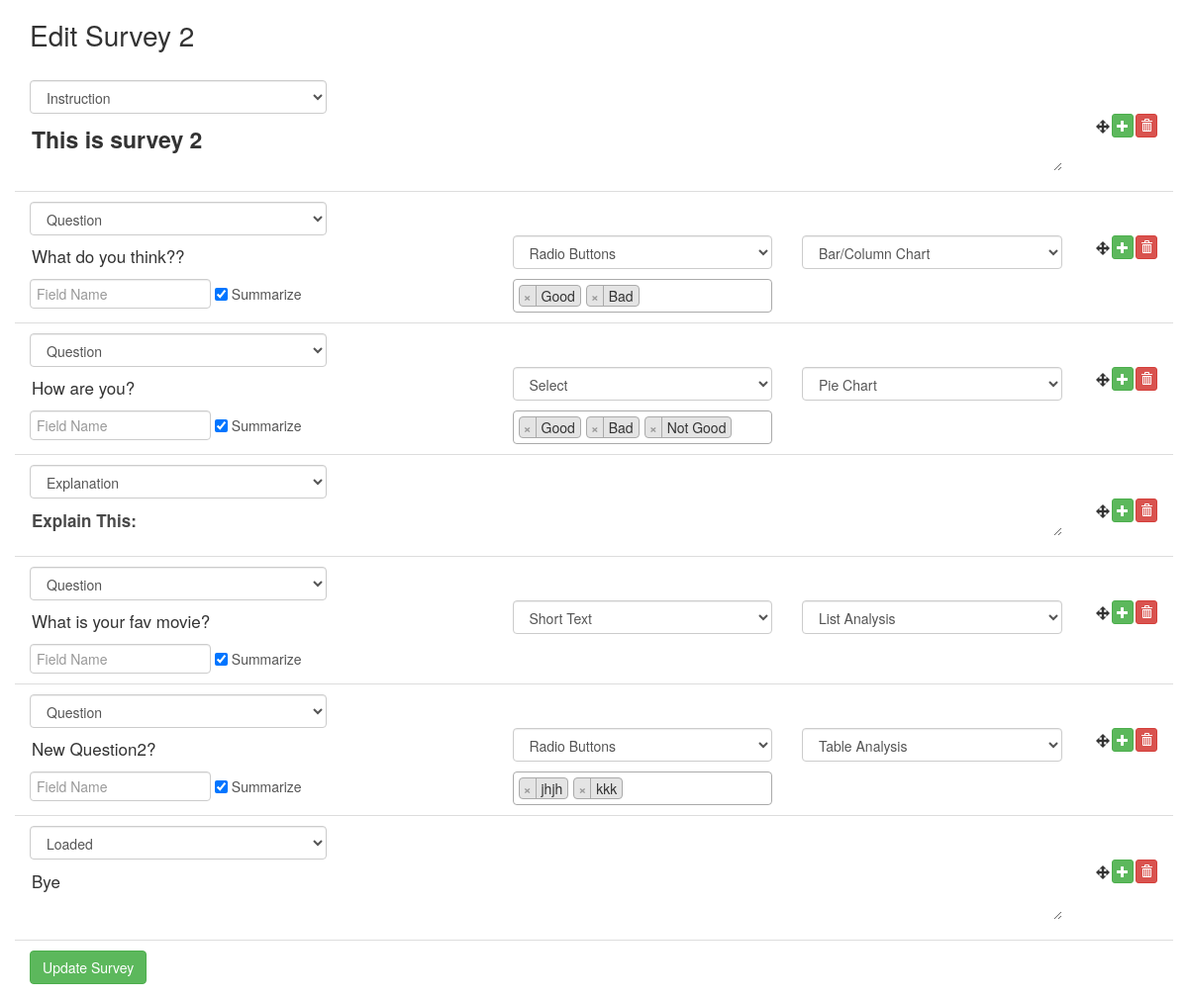
Page /edit.php?id=2 on the committed database.
### tables this page shows
CREATE TABLE `fields` (
  `id` int(11) NOT NULL,
  `survey_id` int(11) NOT NULL,
  `field_id` int(11) NOT NULL,
  `field_type` varchar(191) NOT NULL,
  `title` text NOT NULL
);

CREATE TABLE `questions_meta` (
  `id` int(11) NOT NULL,
  `survey_id` int(11) NOT NULL,
  `question_id` int(11) NOT NULL,
  `field_name` varchar(191) DEFAULT NULL,
  `summarize` int(11) NOT NULL,
  `type` varchar(191) NOT NULL,
  `type_fields` text,
  `chart` varchar(191) DEFAULT NULL
);

### edit.php (the view, shortened to what this page needs)
<?php include 'db.php'; ?>
<?php
	if(isset($_GET["id"]) && !empty(trim($_GET["id"]))){
		$survey_id = $_GET["id"];
		$survey = $conn->query("SELECT * FROM `fields` where survey_id=".$_GET["id"] );
	}else{
		echo "Error!";
		exit;
	}
?>
<html>
<head>
	<link rel="stylesheet" href="https://maxcdn.bootstrapcdn.com/bootstrap/3.3.7/css/bootstrap.min.css">
	<link href="https://cdnjs.cloudflare.com/ajax/libs/select2/4.0.6-rc.0/css/select2.min.css" rel="stylesheet" />
	<link href="assets/styles.css" rel="stylesheet">
</head>
<body>
	<div class="container">
		<div style="margin-bottom:20px">
			<h3 class="" style="font-size:28px">Edit Survey <?php echo $_GET["id"]; ?></h3>
		</div>
<form action="" method="post">
<ul class="survey-builder">
	<?php
	while($row = $survey->fetch_assoc()) { ?>
		<li class="row">
			<div class="col-md-12">
				<select class="form-control field-type" name="field-type[]" onchange="fieldTypeChange(this)">
					<option value="question" <?php if($row['field_type'] == 'question'){echo 'selected';} ?> >Question</option>
					<option value="instruction" <?php if($row['field_type'] == 'instruction'){echo 'selected';} ?> >Instruction</option>
					<option value="explanation" <?php if($row['field_type'] == 'explanation'){echo 'selected';} ?> >Explanation</option>
					<option value="loaded" <?php if($row['field_type'] == 'loaded'){echo 'selected';} ?> >Loaded</option>
				</select>
			</div>
			<div class="field-type-tab">
			<?php if($row['field_type'] == 'instruction'){ ?>
				<div class="col-md-11">
					<textarea required name="title[]" placeholder="Enter Your Instruction Title .." class="inline-input instruction-field"><?php echo $row['title']; ?></textarea>
				</div>
			<?php }else if($row['field_type'] == 'explanation'){ ?>
				<div class="col-md-11">
					<textarea required name="title[]" placeholder="Enter Your Explanation Title .." class="inline-input expanation-field"><?php echo $row['title']; ?></textarea>
				</div>
			<?php }else if($row['field_type'] == 'question'){ ?>
				<?php
				 	$question = "select * from questions_meta where survey_id=".$survey_id." and question_id=".$row['field_id'];
					$question = $conn->query($question);
					$question = $question->fetch_assoc();
				?>
				<div class="col-md-5">
					<input required placeholder="Enter Your Question?" class="inline-input" name="title[]" value="<?php echo $row['title']; ?>">
					<input name="field-name[]" placeholder="Field Name" class="form-control inline-block field-name" value="<?php echo $question['field_name']; ?>">
					<label class="inline-block label-gray">
						<input onchange="summarizeCheckbox(this)" type="checkbox" <?php if($question['summarize'] == 1){echo 'checked';} ?> > Summarize
					</label>
				</div>
				<div class="col-md-3">
					<select class="form-control" required name="q_type[]" onchange="questionTypeChange(this)">
						<option value="radio" <?php if($question['type'] == 'radio'){echo 'selected';} ?> >Radio Buttons</option>
						<option value="select" <?php if($question['type'] == 'select'){echo 'selected';} ?> >Select</option>
						<option value="short-text" <?php if($question['type'] == 'short-text'){echo 'selected';} ?> >Short Text</option>
					</select>
					<div class="q_type_fields" style="<?php if(in_array($question['type'], ['radio', 'select', 'checkbox'])){echo 'display:block';} ?>">
					</div>
				</div>
				<div class="col-md-3 chart-options">
					<select class="form-control" name="q_chart[]" style="<?php if($question['summarize'] == 1){echo 'display:block';} ?>">
						<option value="pie-chart" <?php if($question['chart'] == 'pie-chart'){echo 'selected';} ?> >Pie Chart</option>
						<option value="bar-chart" <?php if($question['chart'] == 'bar-chart'){echo 'selected';} ?> >Bar/Column Chart</option>
						<option value="list-analysis" <?php if($question['chart'] == 'list-analysis'){echo 'selected';} ?> >List Analysis</option>
						<option value="table-analysis" <?php if($question['chart'] == 'table-analysis'){echo 'selected';} ?> >Table Analysis</option>
					</select>
				</div>
				<?php }else if($row['field_type'] == 'loaded'){ ?>
				<div class="col-md-11">
					<textarea required name="title[]" placeholder="Enter Your Loaded Title .." class="inline-input"><?php echo $row['title']; ?></textarea>
				</div>
			<?php } ?>
			</div>
			<div class="col-md-1">
				<div class="options-buttons">
					<button type="button" class="btn btn-danger btn-sm" type="button" onclick="deleteField(this)"><i class="glyphicon glyphicon-trash"></i></button>
					<button type="button" class="btn btn-success btn-sm" onclick="addField(this)"><i class="glyphicon glyphicon-plus"></i></button>
					<span class="handle ui-sortable-handle"><i class="glyphicon glyphicon-move"></i></span>
				</div>
			</div>
		</li>
	<?php }
	?>
</ul>
	<button type="submit" class="btn btn-success">Update Survey</button>
</form>
	</div>
</body>
</html>

### assets/styles.css (style rules this page uses)
.survey-builder { list-style: none; padding: 0; }
.survey-builder li { padding-top: 10px; padding-bottom: 10px; border-bottom: 1px solid #ddd; }
.field-type { width: auto; min-width: 300px; }
.chart-options select { display: none }
.field-name { width: auto; height: 30px; padding: 6px; }
.options-buttons > * { float: right; margin: 0 1px; padding: 4px 4px 6px; }
.options-buttons > .handle { margin-top: 5px; padding: 0px; }
.inline-input { font-size: 17px; font-weight: normal; border: none; color: #333; margin: 8px 0 10px; width: 100%; }
.inline-block { display: inline-block; }
.inline-block input { vertical-align: top; }
.label-gray { font-weight: normal; color: #555; }
.handle { cursor: move; }
.q_chart_fields, .q_type_fields { margin-top: 10px; }
.q_type_fields { display: none; }
.instruction-field, .expanation-field { font-weight: bold; }
.instruction-field { font-size: 23px; height: 50px; }
.expanation-field { height: 30px; color: #494949; }

### rows in the picture
fields: field_type "Instruction", title "This is survey 2"
fields: field_type "Question", title "What do you think??", summarize "Bar/Column Chart"
questions_meta: summarize "☑"
fields: field_type "Question", title "How are you?", summarize "Pie Chart"
questions_meta: summarize "☑"
fields: field_type "Explanation", title "Explain This:"
fields: field_type "Question", title "What is your fav movie?", summarize "List Analysis"
questions_meta: summarize "☑"
fields: field_type "Question", title "New Question2?", summarize "Table Analysis"
questions_meta: summarize "☑"
fields: field_type "Loaded", title "Bye"

### other values in the picture
$_GET["id"] "2"
